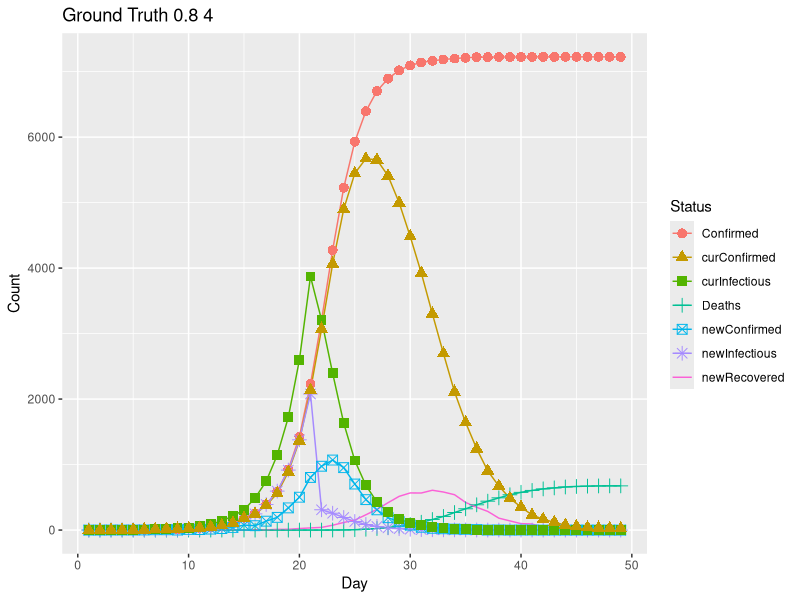

R code for this plot: (Note: this script raises an error after producing the figure.)
library(deSolve)
library(ggplot2)
library(magrittr)
library(dplyr)
library(tidyr)
library(lubridate)
library(optimx)


icrd.fun <- function(parms) {
  # Parameters
  ISF=2
  daysI=2
  daysR=3
  daysD=5
  CFP=0
  SDD=9
  SDSF=0
  N=16
  
  # Parameters for optimization
  ISF=parms[1]
  daysI=parms[2]
  daysR=parms[3]
  daysD=parms[4]
  CFP=parms[5]
  SDD=parms[6]
  SDSF=parms[7]
  N=parms[8]
  
  
  # Constants
  I <- 1
  #ISF <- 1.25    # InfectionSpreadFactor
  #CFP <- .05     # CaseFatalityProportion
  #daysI <- 7
  #daysR <- 14
  #daysD <- 21
  
  # Function to calculate time varying constants and compartment propagation time distributions
  # isf <- function(t=0) {k=ISF*1.0; if(t>.1*N )k=.9*k; if(t>.2*n)k=.8*k; if(t>.3*N)k=.7*k;if(t>.4*N)k=.5;return(k)} # infection spread factor
  isf <- function(t=0) {k=ISF; if(t>=SDD)k=SDSF*ISF; return(k)} # infection spread factor
  cfp <- function(t=0) {return(CFP)} # case fatatility proportion
  
  # Infection to Case time Distribution (default: delay of daysI days)
  # Case to Recovered time Distribution
  # Case to Death time Distribution

  #icd <- function(t=0,n,daysI) {return(c(rep(0,daysI),n))}
  #crd <- function(t=0,n,daysR) {return(c(rep(0,daysR),round(n*(1-cfp(t)))))}
  #cdd <- function(t=0,n,daysD) {return(c(rep(0,daysD),round(n*cfp(t))))}
 
  #icd <- function(t=0,n,daysI) {k<-rpois(n,daysI-1)+1; km<-max(k); cat("icd",t,n,daysI-1,k,km,"\n");h<-hist(k,breaks=0:km,plot=FALSE)$counts; return(h)}
  #crd <- function(t=0,n,daysR) {k<-rpois(n,daysR-1)+1; km<-max(k); cat("crd",t,n,daysR-1,k,km,"\n");h<-hist(k,breaks=0:km,plot=FALSE)$counts; return(round(h*(1-cfp(t))))}
  #cdd <- function(t=0,n,daysD) {k<-rpois(n,daysD-1)+1; km<-max(k); cat("cdd",t,n,daysD-1,k,km,"\n");h<-hist(k,breaks=0:km,plot=FALSE)$counts; return(round(h*cfp(t)))}

  icd <- function(t=0,n,daysI) {k<-rpois(n,daysI-1)+1; km<-max(k); h<-hist(k,breaks=0:km,plot=FALSE)$counts; return(h)}
  crd <- function(t=0,n,daysR) {k<-rpois(n,daysR-1)+1; km<-max(k); h<-hist(k,breaks=0:km,plot=FALSE)$counts; return(round(h*(1-cfp(t))))}
  cdd <- function(t=0,n,daysD) {k<-rpois(n,daysD-1)+1; km<-max(k); h<-hist(k,breaks=0:km,plot=FALSE)$counts; return(round(h*cfp(t)))}
  
  
  # Initialize arrays
  nI=dI=cI=tI=rep(0,N)
  nC=dC=cC=tC=rep(0,N)
  nR=dR=tR=rep(0,N)
  nD=dD=tD=rep(0,N)
  mC <- matrix(data=0, nrow=N, ncol=N)
  
  # Initialize infection
  t=1
  nI[t]=dI[t]=cI[t]=tI[t]=I
  fC <- icd(t,nI[t],daysI) # new infection to cases time distribution
  fCn <- length(fC)-1
  mC[t,t:min(t+fCn,N)] <- fC[1:(min(t+fCn+1,N)-t)]
  
  cat(" fun: ", ISF, daysI, daysR, daysD, CFP, "\n")
  
  for (t in 2:N) {
    # cat(paste(t,""))
    
    # Compartment I (Infectious)
    # ---------------
    # new infections
    nI[t] <- round(cI[t-1] * isf(t-1))
    # ---------------
    
    # Compartment C (Cases, tested positiv) 
    if(nI[t]>0) {
      fC <- icd(t,nI[t],daysI) # new infection to cases time distribution
      # record future cases arising from new infections to row t of the new cases matrix
      fCn <- length(fC)-1
      fCm <- t:min(t+fCn,N)
      mC[t,fCm] <- fC[1:length(fCm)]
    }
    
    # new Cases of today (spread out on previous days)
    nC[t] <- sum(mC[,t])        # new Cases
    
    # add new infections and remove new Cases to/from the Infectious compartment
    dI[t] <- nI[t] - nC[t]      # difference to yesterday (remove cases propagated to confirmed)
    cI[t] <- cI[t-1] + dI[t]    # current infectious
    tI[t] <- tI[t-1] + nI[t]    # total number of ever infectious
    
    # Compartment R (Recovered)
    # time distribution of future recover events
    #nR[t]<-0
    if(nC[t]>0) {
      fR <- crd(t,nC[t],daysR)
      fRn <- length(fR)-1
      nR[t:min(t+fRn,N)] <- nR[t:min(t+fRn,N)] + fR[1:(min(fRn,N-t)+1)]
    }
    dR[t] <- nR[t]
    tR[t] <- tR[t-1] + dR[t]
    
    # Compartment D (Deaths)
    #nD[t]<-0
    if(nC[t]>0) {
      fD <- cdd(t,nC[t],daysD) 
      fDn <- length(fD)-1
      nD[t:min(t+fDn,N)] <- nD[t:min(t+fDn,N)] + fD[1:(min(fDn,N-t)+1)]
    }
    dD[t] <- nD[t]
    tD[t] <- tD[t-1] + dD[t]
    
    # Adjustments to compartment C from propagations to compartments R and D
    dC[t] <- nC[t] - dR[t] - dD[t]
    cC[t] <- cC[t-1] + dC[t]
    tC[t] <- tC[t-1] + nC[t]
  }  
  dd <- data.frame(Day=1:N,
                   Infectious=tI, Confirmed=tC, Recovered=tR, Deaths=tD, 
                   curInfectious=cI, curConfirmed=cC, curRecovered=tR, curDeaths=tD,
                   newInfectious=nI, newConfirmed=nC, newRecovered=nR, newDeaths=nD)
  dd <- cbind(dd, as.data.frame(mC, colnames=paste0("day",1:N)))
  #dd <- data.frame(Day=1:N, Infectious=log10(tI), Confirmed=log10(tC), Recovered=log10(tR), Deaths=log10(tD), newInfected=log10(nI), newConfirmed=log10(nC), newDeaths=log10(nD))
  return(dd)
}

# ground truth data
parms=c(0.8,4,10,14,0.1,21,0.1,49)
(gt <- icrd.fun(parms))

#cat("\n")
# dp <- gt %>% tidyr::gather(key=Status, val=Count, Infectious, Confirmed, Recovered, Deaths, newInfectious, newConfirmed, newRecovered, newDeaths)
dp <- gt %>% tidyr::gather(key=Status, val=Count, Confirmed, Deaths, newInfectious, newConfirmed, newRecovered, curInfectious, curConfirmed)
gg <- ggplot(data=dp, aes(x=Day, y=Count, col=Status, shape=Status)) + geom_line() + geom_point(size=3) + ggtitle(paste("Ground Truth",parms[1],parms[2])) #+ scale_y_continuous(trans="log10")
print(gg)
 
icrd.rss <- function(params) {
  df <- icrd.fun(params)
  rss.in <- sum(gt$newInfectious-df$newInfectious)^2
  rss.cn <- sum(gt$newConfirmed-df$newConfirmed)^2
  rss.rn <- sum(gt$newRecovered-df$newRecovered)^2
  rss.dn <- sum(gt$newDeaths-df$newDeaths)^2
  #rss.i <- sum((gt$Infectious-df$Infectious)^2)
  #rss.r <- sum((gt$Recovered-df$Recovered)^2)
  rss <- rss.in + rss.rn
  cat(" rss: " , params, max(df$Infectious), 
      format(rss.in, scientific=TRUE, digits=3), 
      format(rss.cn, scientific=TRUE, digits=3), 
      format(rss.rn, scientific=TRUE, digits=3), 
      format(rss.dn, scientific=TRUE, digits=3),
      format(rss, scientific=TRUE, digits=3), "\n")  
  return(rss)
}

# Search for parameters that fit the generated ground truth data
optx <- optimx(par=c(1.5),
             fn=icrd.rss,
             method = c("Nelder-Mead"),
             #lower = c(1.0,10),
             #upper = c(2.0,20),
             # control=list(all.methods=TRUE, save.failures=TRUE, maxit=1000)
             control=list(save.failures=TRUE, maxit=10000)
             # control=list(ndeps=c(.01,1), parscale=c(1,1))
)


opt = matrix(0, nrow=5, ncol=3)
k=3
opt[k,1] = 17
opt[k,2] = optx$p1
opt[k,3] = optx$value


#do <- gt <- icrd.fun(Opt$par) 
#dp <- do %>% tidyr::gather(key=Status, val=Count, Infectious, Confirmed, Recovered, Deaths, newInfected, newConfirmed)
#gg <- ggplot(data=dp, aes(x=Day, y=Count, col=Status)) + geom_line() + ggtitle(paste("Optimized",Opt$par[1], Opt$par[2]))
# + scale_y_continuous(trans="log10")
#print(gg)
